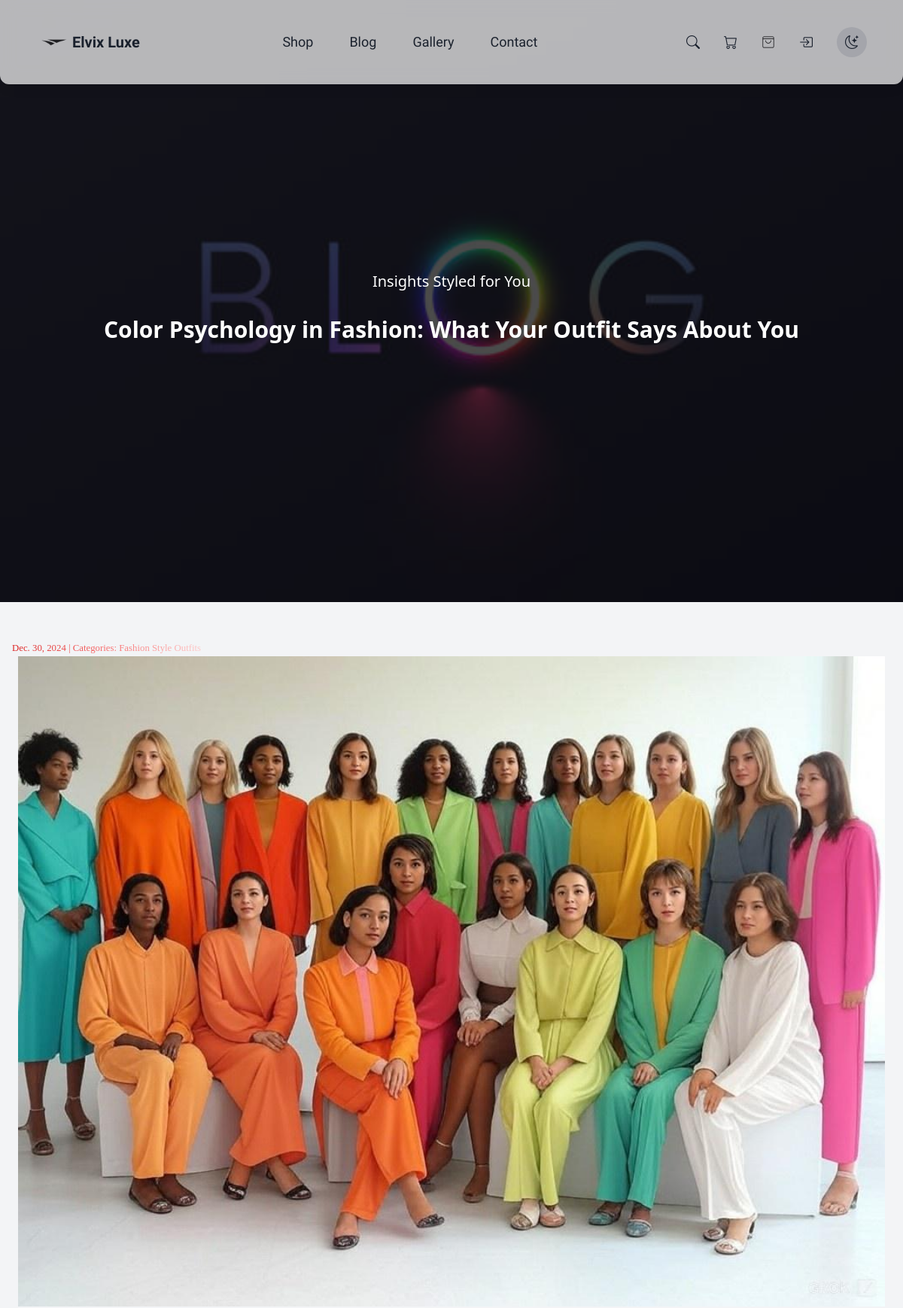
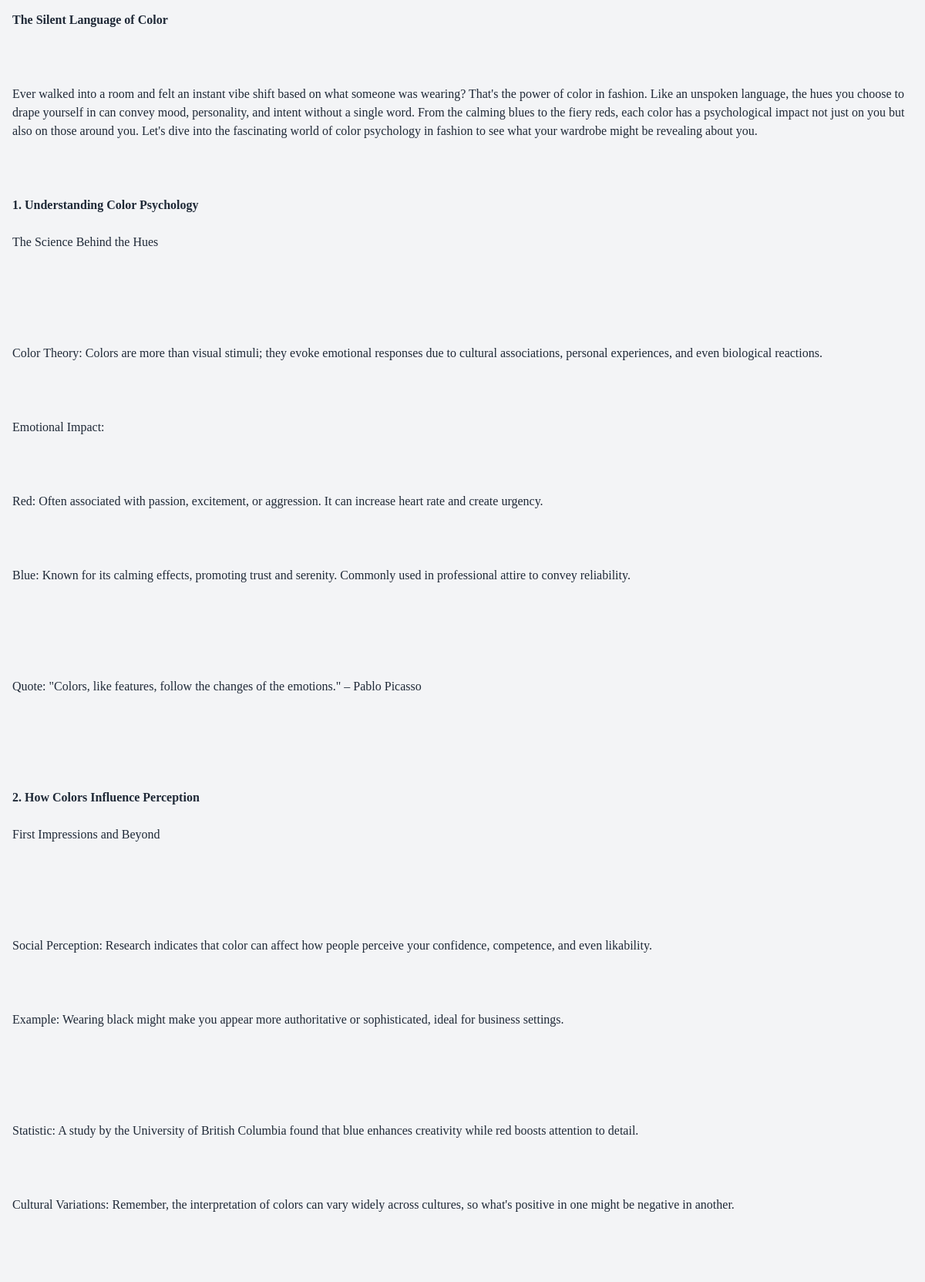
The page /post/8/ (upper part) on the database its author committed (2 pictures, top to bottom).
### shop/models.py (models this page shows, shortened)
class Post(models.Model):
    title = models.CharField(max_length=300)
    body = models.TextField()
    image = models.ImageField(upload_to='media/', null=True, blank=True)
    created_on = models.DateTimeField(auto_now_add=True)
    categories = models.ManyToManyField('Category', related_name='posts')

### shop/views.py (the view)
# urls.py: path('post/<int:pk>/', views.blog_details, name='blog_details'),
def blog_details(request, pk):
    post = Post.objects.get(pk=pk)
    related_posts = Post.objects.filter(categories__in=post.categories.all()).exclude(id=post.pk)
    if request.method == 'POST':
        form = CommentForm(request.POST)
        if form.is_valid():
            comment = form.save(commit=False)
            comment.post = post  # Associate the comment with the current post
            comment.save()
            return redirect(request.path_info)
    else:
        form = CommentForm()
    comments = Comment.objects.filter(post=post)
    if request.method  == 'POST':
        form = NewsletterForm(request.POST)
        if form.is_valid():
            form.save()
            return render(request, 'pages/success.html')
    newsletter = NewsletterForm()
    context = {
        'post': post,
        'comments': comments,
        'form': form,
        'related_posts': related_posts,
        'newsletter': newsletter,
    }
    return render(request, 'pages/blog_detail.html', context)

### shop/templates/pages/blog_detail.html (shortened to what this page needs)
{% load static %}
{% load humanize %}
{% load widget_tweaks %}
<!DOCTYPE html>
<html lang="en">
    <head>
        <link rel = 'stylesheet' href='https://unpkg.com/boxicons@2.1.4/css/boxicons.min.css'>
        <link rel = 'stylesheet' href='https://cdn.jsdelivr.net/npm/bootstrap-icons@1.11.3/font/bootstrap-icons.min.css'>
        <link href="https://cdn.jsdelivr.net/npm/tailwindcss@2.2.19/dist/tailwind.min.css" rel="stylesheet">
        <link rel="stylesheet" href="{% static 'src/styles.css' %}">
        <link rel="stylesheet" href="{% static 'style.css' %}">
    </head>
    <body class="">
        <main>
            <div class="h-screen w-full bg-cover bg-center relative" style="background-image: url(../../static/blog.jpg);">
                <div class="absolute inset-0 bg-black bg-opacity-70"></div>
                <header class="absolute top-0 w-full">
                    <div class="px-2 py-2 lg:px-0 lg:py-0">
                        <div class="flex justify-between items-center backdrop-blur-md bg-white opacity-70 rounded-xl p-4 shadow-lg lg:rounded-tl-none lg:rounded-tr-none sticky top-0 z-50">
                            <div class="flex -ml-12 lg:-ml-0">
                                <a href="/" class="flex items-center">
                                    <img src="{% static 'elvix.png' %}" alt="Elvix Logo" class="h-20 w-28 object-contain">
                                    <span class="text-md lg:text-xl font-magnolia text-gray-800 font-bold -ml-8">
                                        Elvix Luxe
                                    </span>
                                </a>
                            </div>
                            <nav class="hidden lg:flex lg:mr-2 lg:gap-12 lg:text-gray-800 lg:text-lg font-magnolia">
                                <a href="/" class="hover:text-gray-600 transition">Shop</a>
                                <a href="{% url 'blog' %}" class="hover:text-gray-600 transition">Blog</a>
                                <a href="{% url 'gallery' %}" class="hover:text-gray-600 transition">Gallery</a>
                                <a href="{% url 'contact_us' %}" class="hover:text-gray-600 transition">Contact</a>
                            </nav>
                            <div class="hidden lg:flex items-center mr-8 gap-8 text-gray-800 text-lg font-bold">
                                <a href="#" class="hover:text-gray-600 transition" id="search-icon">
                                    <i class="bi bi-search"></i>
                                </a>
                                <a href="{% url 'cart' %}" class="hover:text-gray-600 transition"><i class="bi bi-cart"></i></a>
                                <a href="{% url 'orders' %}" class="hover:text-gray-600 transition">
                                </a>
                                <a class="-mr-8">
                                    {% if user.is_authenticated %}
                                        <a class='hover:text-gray-600 transition' href="{% url 'logout' %}"><i class="bi bi-box-arrow-in-left"></i></a>
                                    {% else %}
                                        <a class='hover:text-gray-600 transition' href="{% url 'login' %}"><i class="bi bi-box-arrow-in-right"></i></a>
                                    {% endif %}
                                </a>
                                <button id="modeSwitch" class="p-2 w-10 h-10 rounded-full bg-gray-200 hover:bg-gray-300 dark:bg-gray-800 dark:text-gray-200 transition flex items-center justify-center">
                                    <i id="themeIcon" class="bi bi-moon-stars"></i>
                                </button>
                            </div>
                        </div>
                        <div class="flex items-center justify-center h-screen text-white">
                            <div class="text-center -mt-52">
                                <h2 class="text-xl font-medium mb-4 lg:mb-8">Insights Styled for You</h2>
                                <h2 class="text-3xl font-bold">{{ post.title }}</h2>
                            </div>
                        </div>
                    </div>
                </header>
            </div>
        </main>
        <div class="mt-8 mb-16 lg:mb-24 p-4 font-[poppins]">
            {% block page_content %}
                <small class="mb-4 bg-gradient-to-r from-red-600 via-red-400 to-red-200 bg-clip-text text-transparent">
                    {% for category in post.categories.all %}
                        <a href="{% url 'blog_category' category.name %}">
                        </a>
                    {% endfor %}
                </small>
                <div class="flex justify-center w-100 mb-4">
                    <img src="{{ post.image.url }}" class='w-[72rem] h-100 object-cover'/>
                </div>
                <p>{{ post.body | safe | linebreaks }}</p>
            {% endblock page_content %}
        </div>
    </body>
</html>

### shop/static/style.css (style rules this page uses)
* { box-sizing: border-box; margin: 0; padding: 0; max-width: 100%; }
html { scrollbar-width: none; }
body { overflow: -moz-scrollbars-none; overflow-y: scroll; background-color: var(--bg-color); color: var(--text-color); transition: background-color 0.3s, color 0.3s; }
img { pointer-events: none; user-select: none; }
:root { --bg-color: #f3f4f6; --text-color: #1f2937; }

### rows shown on the page
Post: title "Color Psychology in Fashion: What Your Outfit Says About You", image (picture), body "The Silent Language of Color Ever walked into a room and felt an instant vibe shift based on what someone was wearing? That's the power of color in fashion. Like an unspoken language, the hues you choose to drape yourself in can convey mood, personality, and intent without a single word. From the calming blues to the fiery reds, each color has a psychological impact not just on you but also on those around you. Let's dive into the fascinating world of color psychology in fashion to see what your wardrobe might be revealing about you. 1. Understanding Color Psychology The Science Behind the Hues Color Theory: Colors are more than visual stimuli; they evoke emotional responses due to cultural…"
